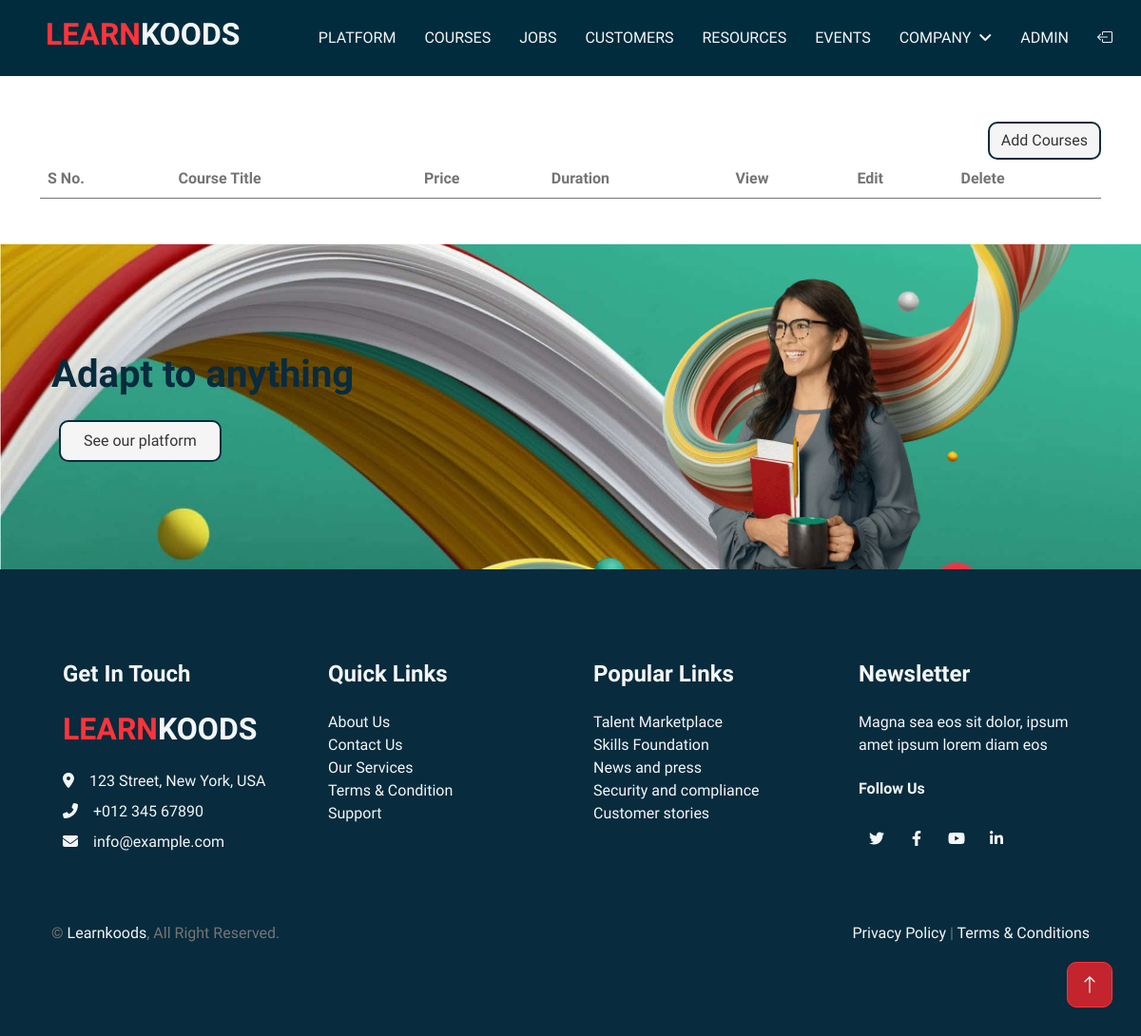
The page /courseprofile/ (signed in) on the database as committed earlier.
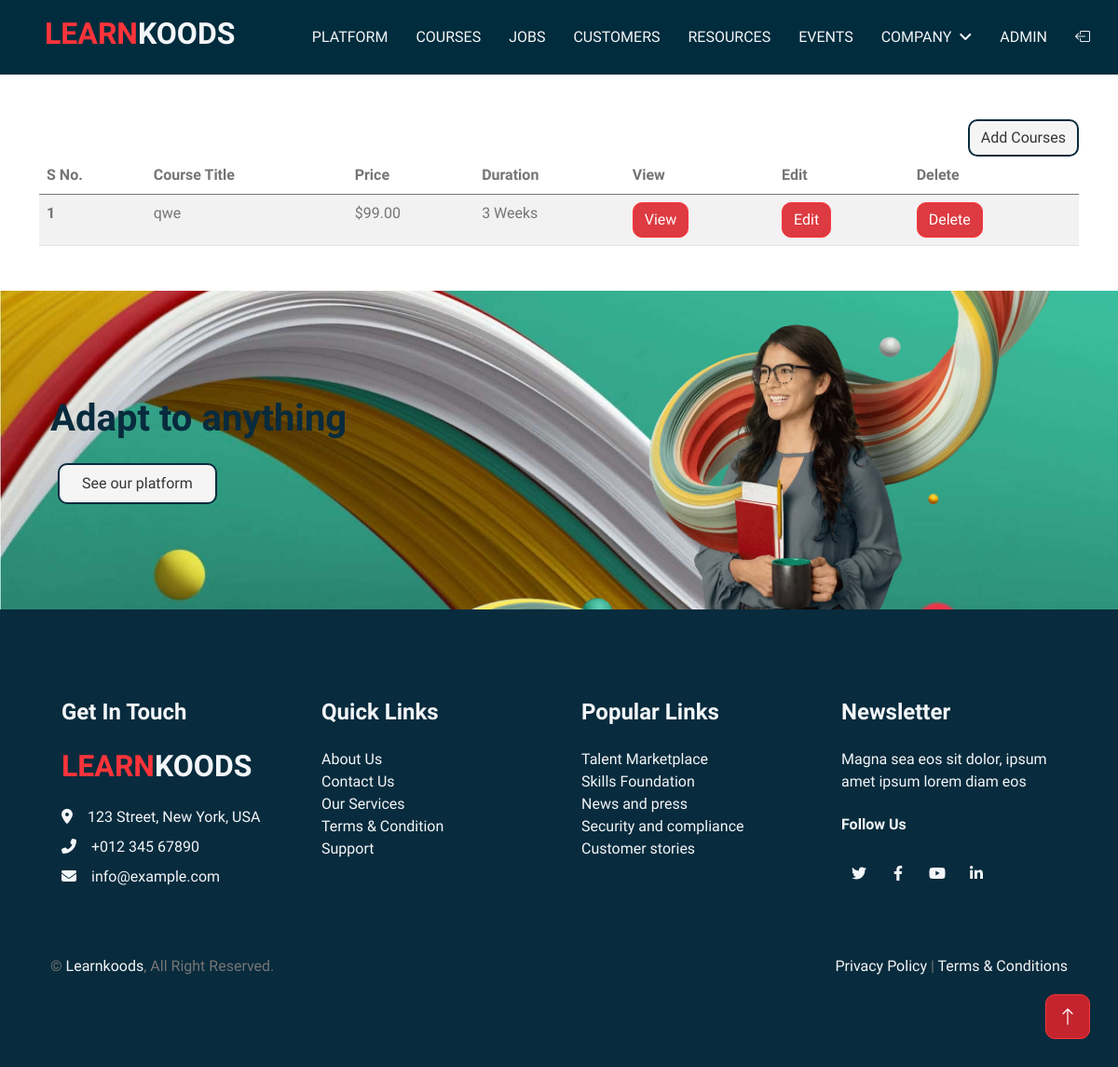
The same page on the database as committed later.
### courses/models.py (models this page shows)
class Courses(models.Model):
    course_id = models.AutoField(primary_key=True)
    user = models.ForeignKey(User, on_delete=models.CASCADE,null=True,blank=True,default=None)
    course_title = models.CharField(max_length=100)
    course_price = models.DecimalField(max_digits=6, decimal_places=2,null=True)
    course_des = HTMLField()
    course_level = models.CharField(choices=(('Beginner', ("Beginner")),
                                        ('Intermediate', ("Intermediate")),
                                        ('Advance', ("Advance"))),
                                default='Beginner',max_length=50)
    course_duration = models.CharField(max_length=100)
    course_image = models.ImageField(upload_to="corse/",null=True,default="course/courses-1.jpg")
    course_slug = AutoSlugField(populate_from = 'course_title',unique=True,null=True,default=None)
    def __str__(self):
        return self.course_title

### koods/views.py (the view)
# urls.py: path('courseprofile/',views.Courseprofile),
def Courseprofile(request):
    if not request.user.is_authenticated:
        return redirect("/")
    usr = request.user
    courseprofile = Courses.objects.filter(user=usr)
    print(courseprofile,"===========coursedata")
    data={
        'title':'Learnkoods',
        'courseprofile':courseprofile
    }
    return render(request,"courseprofile.html",data)

### templates/courseprofile.html
{% extends 'base.html' %} {% block content %}
<div class="container my-5">
      {% if user.is_authenticated and user.profile.is_course == True %}
          <div style="float: right;">
              <a href="/add_course"><button class="btn btn-grey">Add Courses</button></a>
          </div>
      {% endif %}
  <table class="table table-striped">
      <thead>
          <tr>
            <th scope="col">S No.</th>
            <th scope="col">Course Title</th>
            <th scope="col">Price</th>
            <th scope="col">Duration</th>
            <th scope="col">View</th>
            <th scope="col">Edit</th>
            <th scope="col">Delete</th>
          </tr>
        </thead>
        <tbody>
          {% for i in courseprofile %}
          <tr>
            <th scope="row">{{forloop.counter}}</th>
            <td>{{i}}</td>
            <td>${{i.course_price}}</td>
            <td>{{i.course_duration}}</td>
            <td><a href ="/course-details/{{i.course_slug}}" ><button class="btn btn-primary">View</button></a></td>
            <td><a href ="/edit-course/{{i.course_id}}" ><button class="btn btn-primary">Edit</button></a></td>
            <td><a href ="/delete-course/{{i.course_id}}" ><button type="button" class="btn btn-primary" >Delete</button></a></td>
          </tr>
          {% endfor %}
        </tbody>
  </table>
</div>
{% endblock %}

Rows that differ between the two databases and show on the page:
added Courses: course_title "qwe", course_price "99.00", course_duration "3 Weeks"
